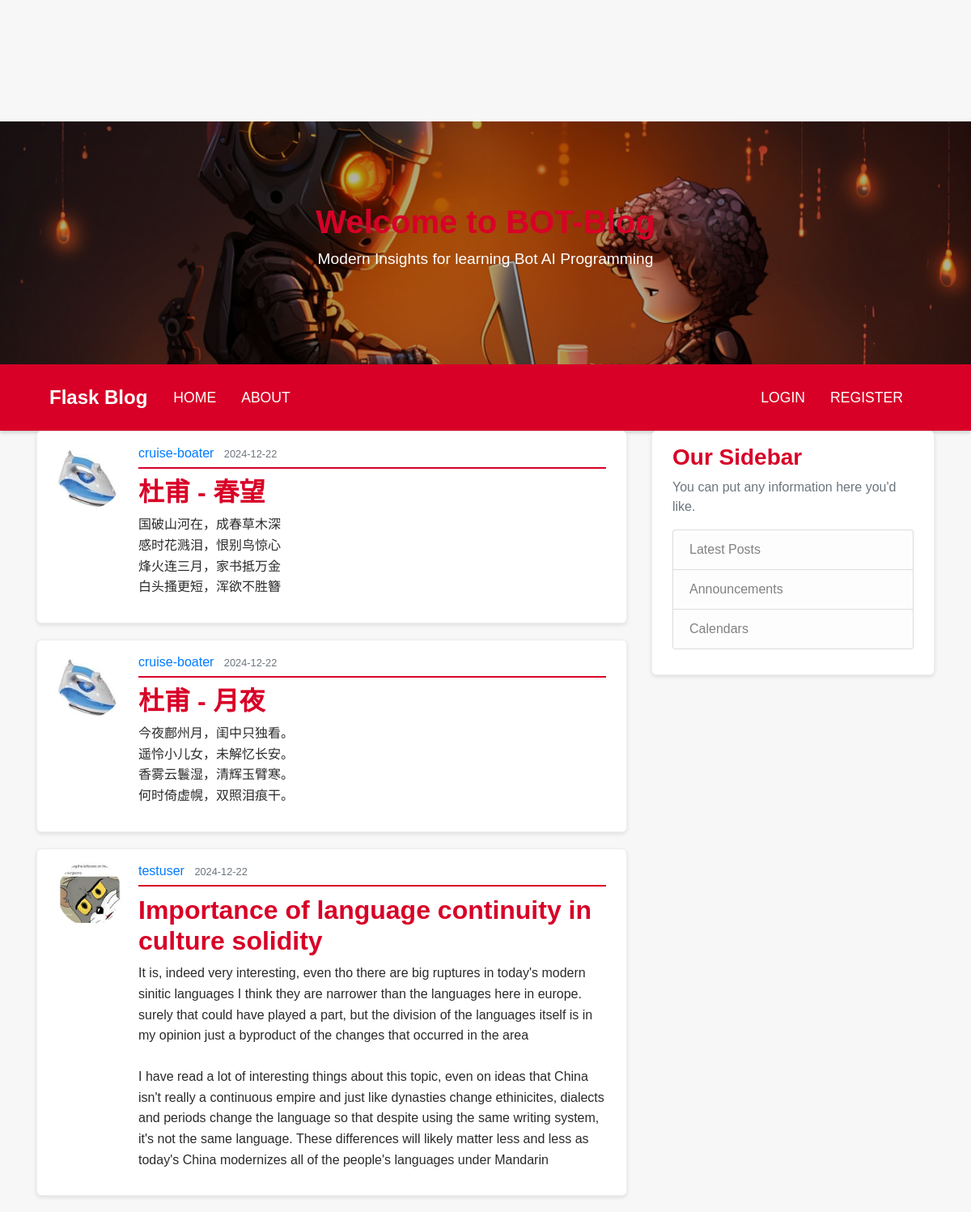
The page /home on the database its author committed.
### flaskblog/models.py (models this page shows, shortened)
class Post(db.Model):
    id = db.Column(db.Integer, primary_key=True)
    title = db.Column(db.String(100), nullable=False)
    date_posted = db.Column(db.DateTime, nullable=False, default=datetime.utcnow)
    content = db.Column(db.Text, nullable=False)
    user_id = db.Column(db.Integer, db.ForeignKey('user.id'), nullable=False)

class User(db.Model, UserMixin):
    id = db.Column(db.Integer, primary_key=True)
    username = db.Column(db.String(20), unique=True, nullable=False)
    email = db.Column(db.String(120), unique=True, nullable=False)
    image_file = db.Column(db.String(20), nullable=False, default='brainsurgeon.jpg')
    password = db.Column(db.String(60), nullable=False)
    posts = db.relationship('Post', backref='author', lazy=True)

### flaskblog/routes.py (the view)
@app.route("/")
@app.route("/home")
def home():
    page  = request.args.get('page', 1, type=int)
    posts = Post.query.order_by(Post.date_posted.desc()).paginate(page=page, per_page=3)
    return render_template('home.html', posts=posts)

### flaskblog/templates/home.html
<!DOCTYPE html>
{% extends "layout.html" %}
{% block content%}
{% for post in posts%}
<article class="media content-section">
	<img class="rounded-circle article-img"
		src="{{ url_for('static', filename='profile_pics/' +post.author.image_file) }}">
	<div class="media-body">
		<div class="article-metadata">
			<a class="mr-2" href="#">{{ post.author.username }}</a>
			<small class="text-muted">{{ post.date_posted.strftime('%Y-%m-%d') }}</small>
		</div>
		<h2><a class="article-title" href="{{ url_for('post', post_id=post.id) }}">{{ post.title }}</a></h2>
		<p class="article-content">{{ post.content }}</p>
	</div>
</article>
{% endfor %}
{% endblock content %}

### flaskblog/static/main.css (style rules this page uses)
body { background: #f7f7f7; color: #2b2b2b; margin-top: 5rem; font-family: Arial, sans-serif; }
h1, h2, h3, h4, h5, h6 { color: #d80027; font-weight: bold; }
body { padding-top: 70px; }
.content-section { background: #ffffff; padding: 15px 25px; border: 1px solid #eeeeee; border-radius: 6px; box-shadow: 0 2px 5px rgba(0, 0, 0, 0.1); margin-bottom: 20px; }
.article-title { color: #d80027; font-weight: bold; }
.article-content { white-space: pre-line; line-height: 1.6; }
.article-img { height: 80px; width: 80px; margin-right: 20px; border-radius: 5px; }
.article-metadata { padding-bottom: 5px; margin-bottom: 10px; border-bottom: 2px solid #d80027; }

### rows shown on the page
Post: image_file (picture), author.username "cruise-boater", date_posted "2024-12-22", title "杜甫 - 春望", content "国破山河在，成春草木深 感时花溅泪，恨别鸟惊心 烽火连三月，家书抵万金 白头搔更短，浑欲不胜簪"
Post: image_file (picture), author.username "cruise-boater", date_posted "2024-12-22", title "杜甫 - 月夜", content "今夜鄜州月，闺中只独看。 遥怜小儿女，未解忆长安。 香雾云鬟湿，清辉玉臂寒。 何时倚虚幌，双照泪痕干。"
Post: image_file (picture), author.username "testuser", date_posted "2024-12-22", title "Importance of language continuity in culture solidity", content "It is, indeed very interesting, even tho there are big ruptures in today's modern sinitic languages I think they are narrower than the languages here in europe. surely that could have played a part, but the division of the languages itself is in my opinion just a byproduct of the changes that occurred in the area I have read a lot of interesting things about this topic, even on ideas that China isn't really a continuous empire and just like dynasties change ethinicites, dialects and periods change the language so that despite using the same writing system, it's not the same language. These differences will likely matter less and less as today's China modernizes all of the people's languages…"
